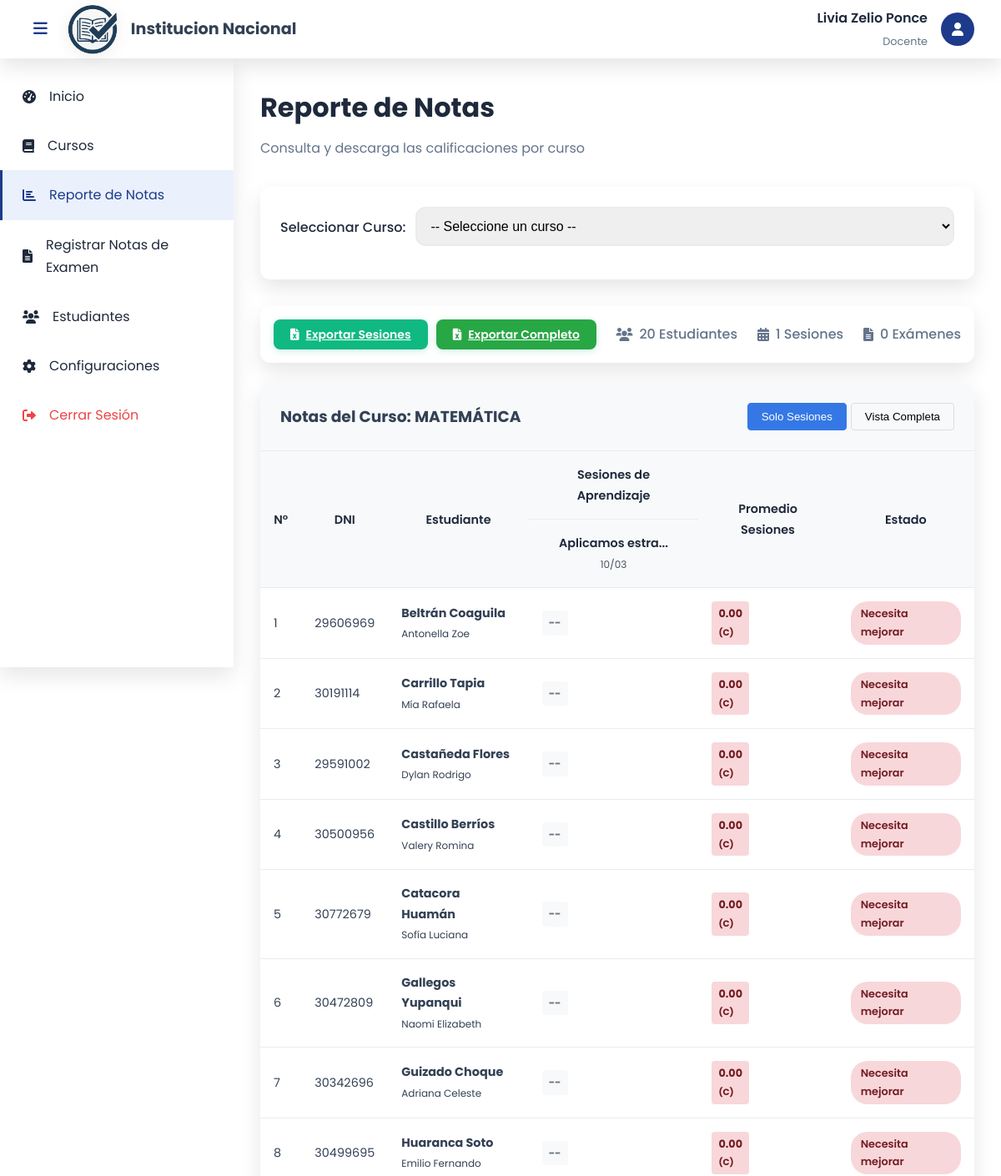
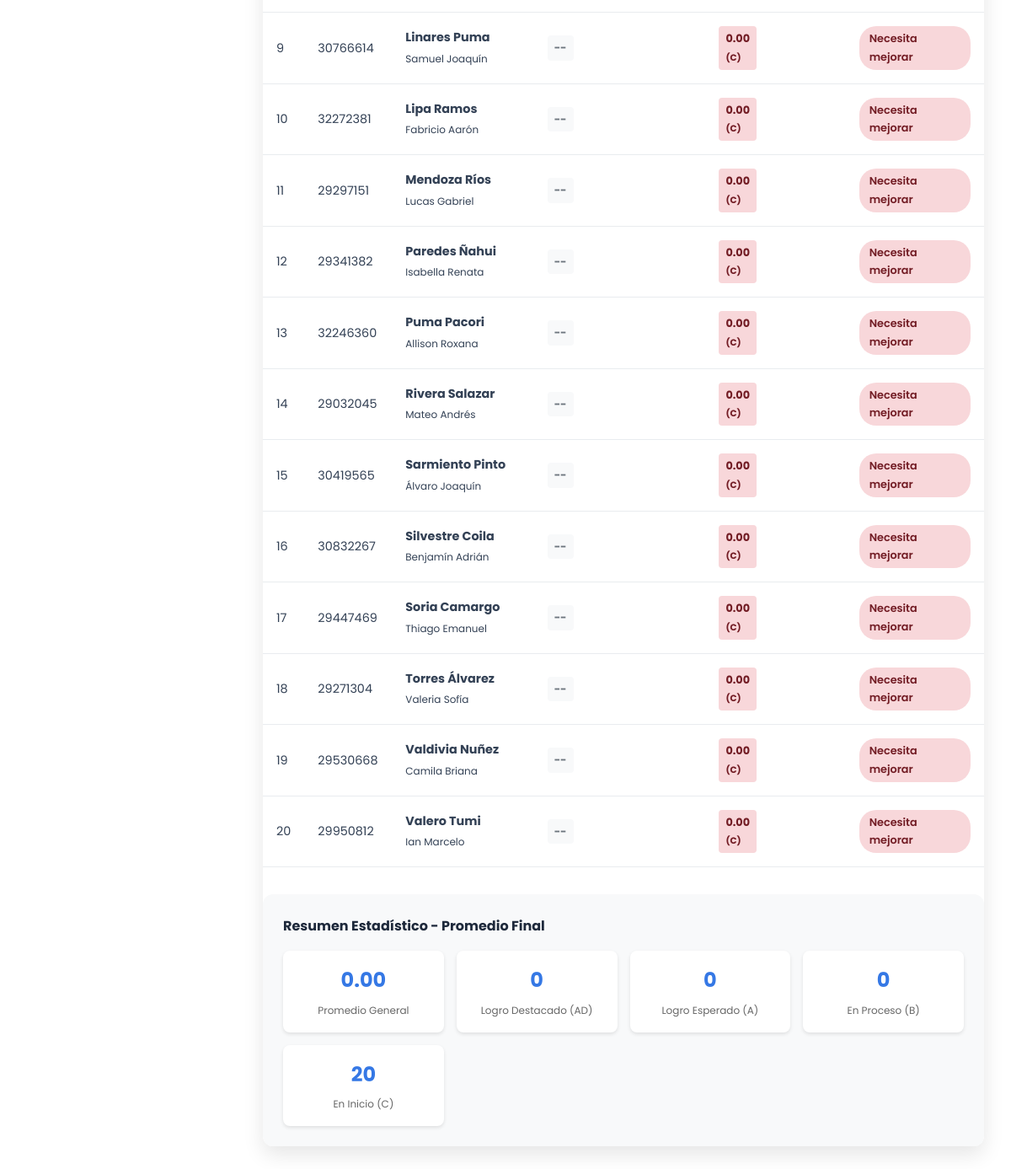
The page /reportes.php?curso=1001 (signed in) on the database its author committed (2 pictures, top to bottom).
### tables this page shows
CREATE TABLE `curso` (
  `codigo_curso` int(6) NOT NULL,
  `nombre` varchar(100) DEFAULT NULL,
  `DNIdocente` varchar(8) DEFAULT NULL
);

CREATE TABLE `sesion_de_aprendizaje` (
  `codigo_sesion` int(6) NOT NULL,
  `fecha` date DEFAULT NULL,
  `duracion` int(11) DEFAULT NULL,
  `titulo` varchar(150) DEFAULT NULL,
  `evidencia_aprendizaje` varchar(150) DEFAULT NULL,
  `codigo_curso` int(6) DEFAULT NULL,
  `id_grado_seccion` int(11) DEFAULT NULL
);

CREATE TABLE `estudiante` (
  `DNIestudiante` varchar(8) NOT NULL,
  `nombres` varchar(100) DEFAULT NULL,
  `apellidos` varchar(100) DEFAULT NULL,
  `id_grado_seccion` int(11) DEFAULT NULL
);

### reportes.php (the view, shortened to what this page needs)
<?php
include 'includes/database.php';
$curso_seleccionado = isset($_GET['curso']) ? $_GET['curso'] : null;
$notas = [];
$curso_info = null;
$examenes = [];
if($curso_seleccionado) {
    $stmt = $pdo->prepare("SELECT * FROM curso WHERE codigo_curso = ?");
    $stmt->execute([$curso_seleccionado]);
    $curso_info = $stmt->fetch();
    $stmt = $pdo->prepare("SELECT * FROM sesion_de_aprendizaje WHERE codigo_curso = ? ORDER BY fecha");
    $stmt->execute([$curso_seleccionado]);
    $sesiones = $stmt->fetchAll();
    $stmt = $pdo->prepare("SELECT * FROM examen WHERE codigo_curso = ? ORDER BY fecha");
    $stmt->execute([$curso_seleccionado]);
    $examenes = $stmt->fetchAll();
    $stmt = $pdo->prepare("SELECT * FROM estudiante WHERE id_grado_seccion = 1 ORDER BY apellidos, nombres");
    $stmt->execute();
    $estudiantes = $stmt->fetchAll();
    $notas_completas = [];
    foreach($estudiantes as $estudiante) {
        $notas_estudiante = [
            'estudiante' => $estudiante,
            'notas' => [],
            'notas_examen' => [],
            'promedio_sesiones' => 0,
            'promedio_examenes' => 0,
            'promedio_final' => 0
        ];
        $total_puntos_sesiones = 0;
        $sesiones_calificadas = 0;
        foreach($sesiones as $sesion) {
            $stmt = $pdo->prepare("SELECT * FROM notas WHERE DNIestudiante = ? AND codigo_sesion = ?");
            $stmt->execute([$estudiante['DNIestudiante'], $sesion['codigo_sesion']]);
            $nota = $stmt->fetch();
            $valor_nota = notaToValor($nota['nota_final'] ?? '');
            $notas_estudiante['notas'][$sesion['codigo_sesion']] = [
                'nota' => $nota,
                'valor' => $valor_nota,
                'sesion' => $sesion
            ];
        }
        $total_puntos_examenes = 0;
        $examenes_calificados = 0;
        $peso_total_examenes = 0;
        $notas_estudiante['promedio_sesiones'] = $sesiones_calificadas > 0 ? $total_puntos_sesiones / $sesiones_calificadas : 0;
        $notas_estudiante['promedio_examenes'] = $peso_total_examenes > 0 ? $total_puntos_examenes / $peso_total_examenes : 0;
        $peso_sesiones = 0.7;
        $peso_examenes = 0.3;
        if ($sesiones_calificadas > 0 && $examenes_calificados > 0) {
            $notas_estudiante['promedio_final'] =
                ($notas_estudiante['promedio_sesiones'] * $peso_sesiones) +
                ($notas_estudiante['promedio_examenes'] * $peso_examenes);
        } elseif ($sesiones_calificadas > 0) {
            $notas_estudiante['promedio_final'] = $notas_estudiante['promedio_sesiones'];
        } elseif ($examenes_calificados > 0) {
            $notas_estudiante['promedio_final'] = $notas_estudiante['promedio_examenes'];
        } else {
            $notas_estudiante['promedio_final'] = 0;
        }
        $notas_completas[] = $notas_estudiante;
    }
    $notas = $notas_completas;
}
function notaToValor($nota) {
    switch($nota) {
        default: return 0;
    }
}
function valorToNota($valor) {
    return 'C';
}
?>
<!DOCTYPE html>
<html lang="es">
<head>
    <link rel="stylesheet" href="css/style.css">
    <link rel="stylesheet" href="https://cdnjs.cloudflare.com/ajax/libs/font-awesome/6.0.0/css/all.min.css">
</head>
<body>
    <?php include 'includes/header.php'; ?>
    <div class="main-container">
        <?php include 'includes/sidebar.php'; ?>
        <main class="main-content">
            <div class="page-header">
                <h1>Reporte de Notas</h1>
                <p>Consulta y descarga las calificaciones por curso</p>
            </div>
            <div class="filters-section">
                <form method="GET" class="filter-form">
                    <div class="form-group">
                        <label for="curso">Seleccionar Curso:</label>
                        <select id="curso" name="curso" onchange="this.form.submit()">
                            <option value="">-- Seleccione un curso --</option>
                        </select>
                    </div>
                </form>
            </div>
            <?php if($curso_seleccionado && count($notas) > 0): ?>
            <div class="report-actions">
                <div class="export-buttons">
                    <a href="?curso=<?php echo $curso_seleccionado; ?>&export=excel" class="btn-export">
                        <i class="fas fa-file-excel"></i> Exportar Sesiones
                    </a>
                    <a href="?curso=<?php echo $curso_seleccionado; ?>&export=excel_completo" class="btn-export btn-export-completo">
                        <i class="fas fa-file-excel"></i> Exportar Completo
                    </a>
                </div>
                <div class="report-info">
                    <span class="report-stat">
                        <i class="fas fa-users"></i> <?php echo count($notas); ?> Estudiantes
                    </span>
                    <span class="report-stat">
                        <i class="fas fa-calendar-alt"></i> <?php echo count($sesiones); ?> Sesiones
                    </span>
                    <span class="report-stat">
                        <i class="fas fa-file-alt"></i> <?php echo count($examenes); ?> Exámenes
                    </span>
                </div>
            </div>
            <div class="table-container">
                <div class="table-header">
                    <h3>Notas del Curso: <?php echo $curso_info['nombre']; ?></h3>
                    <div class="view-toggle">
                        <button class="btn-toggle active" data-view="sesiones">Solo Sesiones</button>
                        <button class="btn-toggle" data-view="completo">Vista Completa</button>
                    </div>
                </div>
                <div class="table-view" id="view-sesiones">
                    <div class="table-wrapper">
                        <table class="data-table report-table">
                            <thead>
                                <tr>
                                    <th rowspan="2">N°</th>
                                    <th rowspan="2">DNI</th>
                                    <th rowspan="2">Estudiante</th>
                                    <th colspan="<?php echo count($sesiones); ?>">Sesiones de Aprendizaje</th>
                                    <th rowspan="2">Promedio Sesiones</th>
                                    <th rowspan="2">Estado</th>
                                </tr>
                                <tr>
                                    <?php foreach($sesiones as $sesion): ?>
                                    <th title="<?php echo $sesion['titulo']; ?>">
                                        <?php echo substr($sesion['titulo'], 0, 15) . '...'; ?><br>
                                        <small><?php echo date('d/m', strtotime($sesion['fecha'])); ?></small>
                                    </th>
                                    <?php endforeach; ?>
                                </tr>
                            </thead>
                            <tbody>
                                <?php foreach($notas as $index => $nota_estudiante):
                                    $estudiante = $nota_estudiante['estudiante'];
                                    $promedio = $nota_estudiante['promedio_sesiones'];
                                    $promedio_nota = valorToNota($promedio);
                                ?>
                                <tr>
                                    <td><?php echo $index + 1; ?></td>
                                    <td><?php echo $estudiante['DNIestudiante']; ?></td>
                                    <td>
                                        <strong><?php echo $estudiante['apellidos']; ?></strong><br>
                                        <small><?php echo $estudiante['nombres']; ?></small>
                                    </td>
                                    <?php foreach($sesiones as $sesion):
                                        $nota_sesion = $nota_estudiante['notas'][$sesion['codigo_sesion']];
                                        $nota_valor = $nota_sesion['nota']['nota_final'] ?? '';
                                    ?>
                                    <td class="text-center">
                                        <span class="nota-badge <?php echo getNotaClass($nota_valor); ?>">
                                            <?php echo $nota_valor ?: '--'; ?>
                                        </span>
                                    </td>
                                    <?php endforeach; ?>
                                    <td class="text-center">
                                        <strong class="nota-badge <?php echo getNotaClass($promedio_nota); ?>">
                                            <?php echo number_format($promedio, 2); ?><br>
                                            <small>(<?php echo $promedio_nota; ?>)</small>
                                        </strong>
                                    </td>
                                    <td>
                                        <?php if($promedio >= 3.5): ?>
                                            <span class="status-badge status-completed">Excelente</span>
                                        <?php elseif($promedio >= 2.5): ?>
                                            <span class="status-badge status-good">Bueno</span>
                                        <?php elseif($promedio >= 1.5): ?>
                                            <span class="status-badge status-warning">Regular</span>
                                        <?php else: ?>
                                            <span class="status-badge status-danger">Necesita mejorar</span>
                                        <?php endif; ?>
                                    </td>
                                </tr>
                                <?php endforeach; ?>
                            </tbody>
                        </table>
                    </div>
                </div>
                <div class="stats-summary">
                    <h4>Resumen Estadístico - Promedio Final</h4>
                    <div class="stats-grid-small">
                        <?php
                        $distribucion = ['AD' => 0, 'A' => 0, 'B' => 0, 'C' => 0];
                        $total_notas = 0;
                        $suma_promedios = 0;
                        foreach($notas as $nota_estudiante) {
                            $promedio_nota = valorToNota($nota_estudiante['promedio_final']);
                            $distribucion[$promedio_nota]++;
                            $suma_promedios += $nota_estudiante['promedio_final'];
                            $total_notas++;
                        }
                        $promedio_general = $total_notas > 0 ? $suma_promedios / $total_notas : 0;
                        ?>
                        <div class="stat-item">
                            <div class="stat-value"><?php echo number_format($promedio_general, 2); ?></div>
                            <div class="stat-label">Promedio General</div>
                        </div>
                        <div class="stat-item">
                            <div class="stat-value"><?php echo $distribucion['AD']; ?></div>
                            <div class="stat-label">Logro Destacado (AD)</div>
                        </div>
                        <div class="stat-item">
                            <div class="stat-value"><?php echo $distribucion['A']; ?></div>
                            <div class="stat-label">Logro Esperado (A)</div>
                        </div>
                        <div class="stat-item">
                            <div class="stat-value"><?php echo $distribucion['B']; ?></div>
                            <div class="stat-label">En Proceso (B)</div>
                        </div>
                        <div class="stat-item">
                            <div class="stat-value"><?php echo $distribucion['C']; ?></div>
                            <div class="stat-label">En Inicio (C)</div>
                        </div>
                    </div>
                </div>
            </div>
            <?php endif; ?>
        </main>
    </div>
</body>
</html>
<?php
function getNotaClass($nota) {
    if($nota == 'C') return 'nota-baja';
    return 'nota-sin-calificar';
}
?>

### rows shown on the page
curso: nombre "MATEMÁTICA"
sesion_de_aprendizaje: titulo "Aplicamos estra", fecha "10/03", codigo_sesion "--"
estudiante: DNIestudiante "29606969", apellidos "Beltrán Coaguila", nombres "Antonella Zoe", promedio "0.00", promedio_nota "C"
estudiante: DNIestudiante "30191114", apellidos "Carrillo Tapia", nombres "Mía Rafaela", promedio "0.00", promedio_nota "C"
estudiante: DNIestudiante "29591002", apellidos "Castañeda Flores", nombres "Dylan Rodrigo", promedio "0.00", promedio_nota "C"
estudiante: DNIestudiante "30500956", apellidos "Castillo Berríos", nombres "Valery Romina", promedio "0.00", promedio_nota "C"
estudiante: DNIestudiante "30772679", apellidos "Catacora Huamán", nombres "Sofía Luciana", promedio "0.00", promedio_nota "C"
estudiante: DNIestudiante "30472809", apellidos "Gallegos Yupanqui", nombres "Naomi Elizabeth", promedio "0.00", promedio_nota "C"
estudiante: DNIestudiante "30342696", apellidos "Guizado Choque", nombres "Adriana Celeste", promedio "0.00", promedio_nota "C"
estudiante: DNIestudiante "30499695", apellidos "Huaranca Soto", nombres "Emilio Fernando", promedio "0.00", promedio_nota "C"
estudiante: DNIestudiante "30766614", apellidos "Linares Puma", nombres "Samuel Joaquín", promedio "0.00", promedio_nota "C"
estudiante: DNIestudiante "32272381", apellidos "Lipa Ramos", nombres "Fabricio Aarón", promedio "0.00", promedio_nota "C"
estudiante: DNIestudiante "29297151", apellidos "Mendoza Ríos", nombres "Lucas Gabriel", promedio "0.00", promedio_nota "C"
estudiante: DNIestudiante "29341382", apellidos "Paredes Ñahui", nombres "Isabella Renata", promedio "0.00", promedio_nota "C"
estudiante: DNIestudiante "32246360", apellidos "Puma Pacori", nombres "Allison Roxana", promedio "0.00", promedio_nota "C"
estudiante: DNIestudiante "29032045", apellidos "Rivera Salazar", nombres "Mateo Andrés", promedio "0.00", promedio_nota "C"
estudiante: DNIestudiante "30419565", apellidos "Sarmiento Pinto", nombres "Álvaro Joaquín", promedio "0.00", promedio_nota "C"
estudiante: DNIestudiante "30832267", apellidos "Silvestre Coila", nombres "Benjamín Adrián", promedio "0.00", promedio_nota "C"
estudiante: DNIestudiante "29447469", apellidos "Soria Camargo", nombres "Thiago Emanuel", promedio "0.00", promedio_nota "C"
estudiante: DNIestudiante "29271304", apellidos "Torres Álvarez", nombres "Valeria Sofía", promedio "0.00", promedio_nota "C"
estudiante: DNIestudiante "29530668", apellidos "Valdivia Nuñez", nombres "Camila Briana", promedio "0.00", promedio_nota "C"
estudiante: DNIestudiante "29950812", apellidos "Valero Tumi", nombres "Ian Marcelo", promedio "0.00", promedio_nota "C"

### other values the page prints
$_SESSION['docente_nombres'] "Livia Zelio"
$_SESSION['docente_apellidos'] "Ponce"
count($notas) "20"
count($sesiones) "1"
count($examenes) "0"
$promedio_general "0.00"
$distribucion['AD'] "0"
$distribucion['A'] "0"
$distribucion['B'] "0"
$distribucion['C'] "20"
